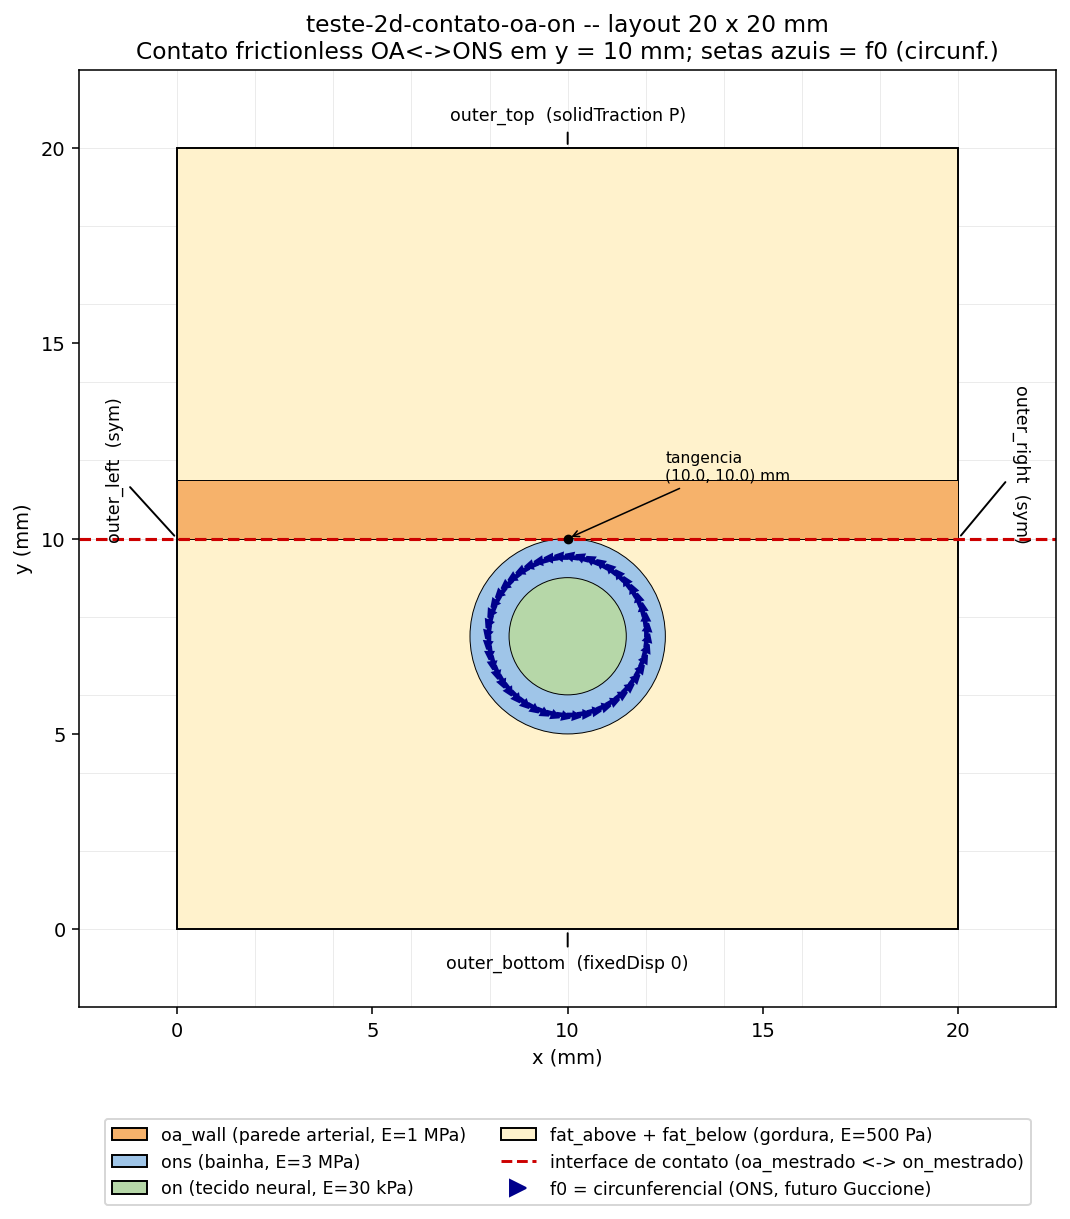

This chart was generated by the following Python code:
#!/usr/bin/env python3
"""inspect_teste_2d_setup.py

Renderiza o layout 2D do caso teste-2d-contato-oa-on em PNG, com:
  - quadrado externo (20x20 mm)
  - faixa OA (parede arterial)
  - faixa fat_above e fat_below (gordura)
  - circulos da ON e ONS
  - linha do contato (y=10 mm)
  - setas pequenas mostrando f0 (circunferencial) em algumas celulas da ONS
  - patches de contorno com legenda colorida

Saida:
  brunaStuff/inspect_teste_2d_setup.png

Uso:
  python3 brunaStuff/inspect_teste_2d_setup.py
"""
from __future__ import annotations

import math
from pathlib import Path

import matplotlib.pyplot as plt
import matplotlib.patches as mpatches
from matplotlib.patches import Circle, Rectangle, FancyArrow

REPO = Path(__file__).resolve().parents[0].parent
OUT_PNG = REPO / "brunaStuff" / "inspect_teste_2d_setup.png"

# Parametros do mesh (sincronizado com gen_teste_2d_blockmesh.py)
LX = 20.0       # mm
LY = 20.0       # mm
Y_SPLIT = 10.0
NX = 80
NY_SUB = 40

# Geometria interna (sincronizado com topoSetDict + gen_teste_2d_matdir.py)
ONS_CX = 10.0
ONS_CY = 7.5
R_ON  = 1.5
R_ONS = 2.5

# OA wall
OA_Y0 = 10.0
OA_Y1 = 11.5

# Cores das zonas (consistentes com a paleta dos plots do projeto)
COL_FAT       = "#fff2cc"   # amarelo claro
COL_OA        = "#f6b26b"   # laranja
COL_ONS       = "#9fc5e8"   # azul claro
COL_ON        = "#b6d7a8"   # verde claro
COL_CONTACT   = "#cc0000"   # vermelho
COL_MESHGRID  = "#dddddd"


def draw_main_layout(ax):
    """Desenha o quadrado, as faixas, os circulos e linha de contato."""
    # Fundo: fat (preenche o quadrado inteiro)
    ax.add_patch(Rectangle((0, 0), LX, LY, fc=COL_FAT, ec="black", lw=1.0,
                           label="fat (rho 900, E 500 Pa)"))

    # OA wall (faixa horizontal y in [10, 11.5])
    ax.add_patch(Rectangle((0, OA_Y0), LX, OA_Y1 - OA_Y0,
                           fc=COL_OA, ec="black", lw=0.5,
                           label="oa_wall (E 1 MPa)"))

    # ONS (annulus -- desenhamos o disco externo cinza e por cima o disco
    # da ON; o anel resultante e a ONS)
    ax.add_patch(Circle((ONS_CX, ONS_CY), R_ONS, fc=COL_ONS, ec="black", lw=0.5,
                        label="ons (E 3 MPa)"))

    # ON (disco interno)
    ax.add_patch(Circle((ONS_CX, ONS_CY), R_ON, fc=COL_ON, ec="black", lw=0.5,
                        label="on (E 30 kPa)"))

    # Linha do contato y = 10 mm (interface oa_mestrado <-> on_mestrado)
    ax.axhline(y=Y_SPLIT, color=COL_CONTACT, lw=1.6, ls="--",
               label=f"y={Y_SPLIT} mm: contato oa_mestrado <-> on_mestrado")

    # Linhas finas do grid blockMesh (so algumas, para nao poluir)
    dx = LX / NX
    dy = (LY / 2) / NY_SUB   # cada sub-malha tem NY_SUB celulas em LY/2
    for k in range(0, NX + 1, 8):
        ax.axvline(x=k * dx, color=COL_MESHGRID, lw=0.3, zorder=0)
    for k in range(0, NY_SUB + 1, 8):
        ax.axhline(y=k * dy, color=COL_MESHGRID, lw=0.3, zorder=0)
        ax.axhline(y=Y_SPLIT + k * dy, color=COL_MESHGRID, lw=0.3, zorder=0)

    # Anotacao do ponto de tangencia
    ax.plot(ONS_CX, ONS_CY + R_ONS, "ko", ms=4)
    ax.annotate(f"tangencia\n({ONS_CX:.1f}, {ONS_CY + R_ONS:.1f}) mm",
                xy=(ONS_CX, ONS_CY + R_ONS), xytext=(ONS_CX + 2.5, ONS_CY + R_ONS + 1.5),
                fontsize=8,
                arrowprops=dict(arrowstyle="->", color="black", lw=0.8))


def draw_f0_arrows(ax, n_per_quadrant=12, arrow_len=0.6):
    """Desenha setas curtas mostrando f0 = circunferencial em pts amostrados
    do annulus ONS."""
    n_total = 4 * n_per_quadrant
    for k in range(n_total):
        theta = 2 * math.pi * k / n_total
        r = 0.5 * (R_ON + R_ONS)  # meio do annulus
        x = ONS_CX + r * math.cos(theta)
        y = ONS_CY + r * math.sin(theta)
        # f0 = (-sin theta, cos theta) (circunferencial, sentido CCW)
        fx = -math.sin(theta)
        fy =  math.cos(theta)
        ax.add_patch(FancyArrow(x, y, arrow_len * fx, arrow_len * fy,
                                width=0.04, head_width=0.20, head_length=0.20,
                                fc="darkblue", ec="darkblue", length_includes_head=True))


def annotate_patches(ax):
    """Anota os patches de contorno na figura."""
    ax.annotate("outer_top  (solidTraction P)", xy=(LX / 2, LY),
                xytext=(LX / 2, LY + 0.7), ha="center", fontsize=9,
                arrowprops=dict(arrowstyle="-", color="black"))
    ax.annotate("outer_bottom  (fixedDisp 0)", xy=(LX / 2, 0),
                xytext=(LX / 2, -1.0), ha="center", fontsize=9,
                arrowprops=dict(arrowstyle="-", color="black"))
    ax.annotate("outer_left  (sym)", xy=(0, LY / 2),
                xytext=(-1.6, LY / 2), ha="center", rotation=90, fontsize=9,
                arrowprops=dict(arrowstyle="-", color="black"))
    ax.annotate("outer_right  (sym)", xy=(LX, LY / 2),
                xytext=(LX + 1.6, LY / 2), ha="center", rotation=-90, fontsize=9,
                arrowprops=dict(arrowstyle="-", color="black"))


def main() -> None:
    fig, ax = plt.subplots(figsize=(8.5, 8.5), dpi=140)
    draw_main_layout(ax)
    draw_f0_arrows(ax)
    annotate_patches(ax)

    ax.set_xlim(-2.5, LX + 2.5)
    ax.set_ylim(-2.0, LY + 2.0)
    ax.set_aspect("equal")
    ax.set_xlabel("x (mm)")
    ax.set_ylabel("y (mm)")
    ax.set_title(
        "teste-2d-contato-oa-on -- layout 20 x 20 mm\n"
        "Contato frictionless OA<->ONS em y = 10 mm; setas azuis = f0 (circunf.)"
    )

    # Legenda customizada (uma entrada por zona/feature)
    legend_handles = [
        mpatches.Patch(facecolor=COL_OA,  edgecolor="black", label="oa_wall (parede arterial, E=1 MPa)"),
        mpatches.Patch(facecolor=COL_ONS, edgecolor="black", label="ons (bainha, E=3 MPa)"),
        mpatches.Patch(facecolor=COL_ON,  edgecolor="black", label="on (tecido neural, E=30 kPa)"),
        mpatches.Patch(facecolor=COL_FAT, edgecolor="black", label="fat_above + fat_below (gordura, E=500 Pa)"),
        plt.Line2D([0], [0], color=COL_CONTACT, lw=1.5, ls="--",
                   label="interface de contato (oa_mestrado <-> on_mestrado)"),
        plt.Line2D([0], [0], color="darkblue", marker=">", lw=0, ms=8,
                   label="f0 = circunferencial (ONS, futuro Guccione)"),
    ]
    ax.legend(handles=legend_handles, loc="lower center", bbox_to_anchor=(0.5, -0.22),
              ncol=2, fontsize=9, frameon=True)

    plt.tight_layout()
    plt.savefig(OUT_PNG, bbox_inches="tight", dpi=140)
    print(f"Escrito: {OUT_PNG}")


if __name__ == "__main__":
    main()
